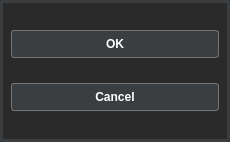
<?xml version="1.0" encoding="UTF-8"?>
<ui version="4.0">
 <class>SelectVehicleClass</class>
 <widget class="QDialog" name="SelectVehicleClass">
  <property name="geometry">
   <rect>
    <x>0</x>
    <y>0</y>
    <width>230</width>
    <height>142</height>
   </rect>
  </property>
  <property name="windowTitle">
   <string>SelectVehicle</string>
  </property>
  <property name="styleSheet">
   <string notr="true">QDialog {
	background-color: #2a2a2a;
	border: 3px solid #3b3e41;
	border-radius: 3px;
}

QPushButton#btnAccept, QPushButton#btnCancel {
    background-color: #3b3e41;
    border-radius: 3px;
    border: 1px solid #757575;
    font: bold 12px;
	color: white;
    min-width: 6em;
    padding: 6px;
}

QPushButton#btnAccept:hover, QPushButton#btnCancel:hover {
    background-color: #85b448;
	cursor: pointer;
}

QPushButton#btnAccept:pressed, QPushButton#btnCancel:pressed {
    background-color: #d86a39;
}</string>
  </property>
  <layout class="QGridLayout" name="gridLayout">
   <item row="0" column="0">
    <widget class="QPushButton" name="btnAccept">
     <property name="cursor">
      <cursorShape>PointingHandCursor</cursorShape>
     </property>
     <property name="text">
      <string>OK</string>
     </property>
    </widget>
   </item>
   <item row="1" column="0">
    <widget class="QPushButton" name="btnCancel">
     <property name="cursor">
      <cursorShape>PointingHandCursor</cursorShape>
     </property>
     <property name="text">
      <string>Cancel</string>
     </property>
    </widget>
   </item>
  </layout>
 </widget>
 <layoutdefault spacing="6" margin="11"/>
 <resources/>
 <connections/>
</ui>
